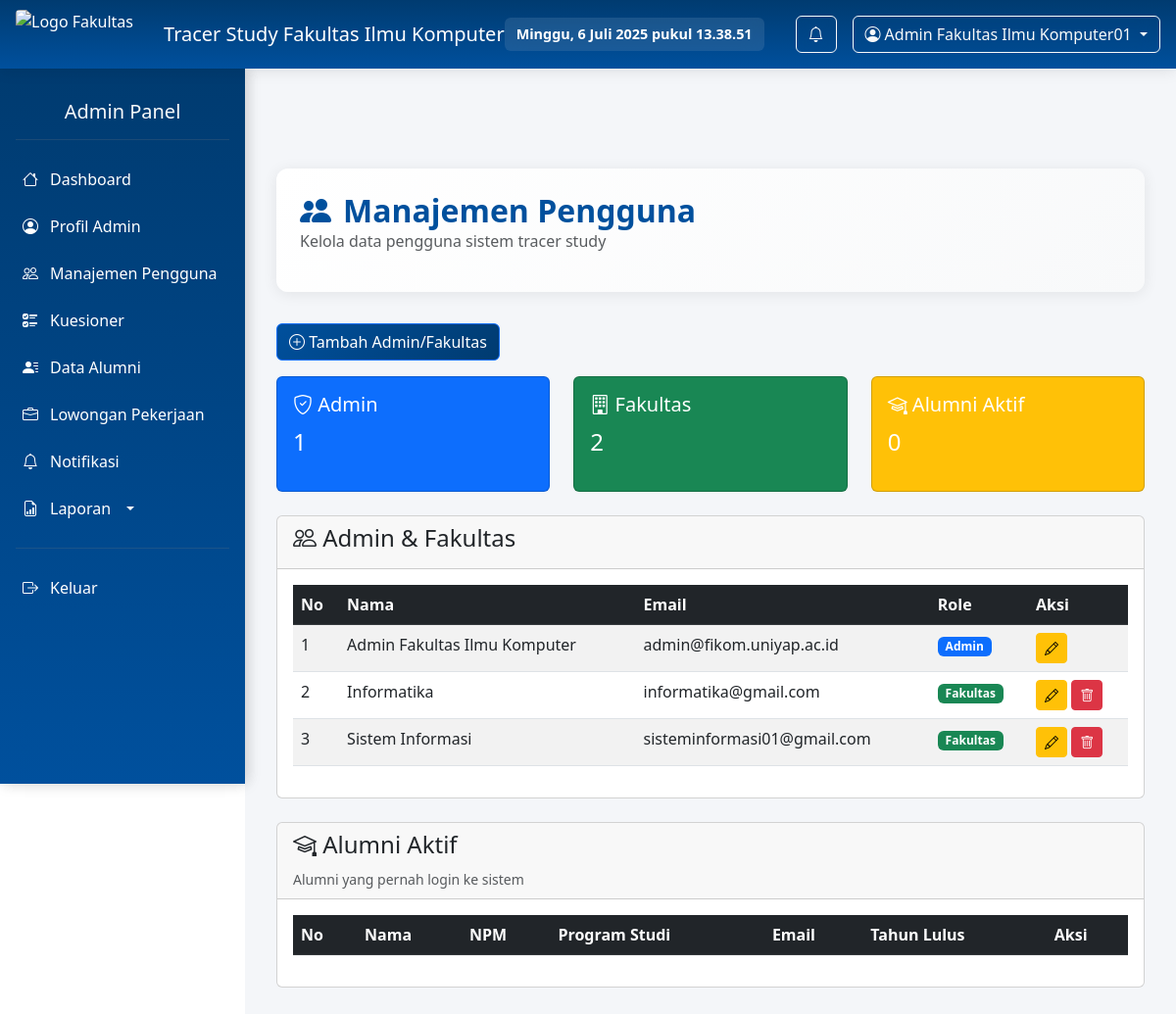
Page /manajemen-pengguna.php (signed in) on the committed database.
### tables this page shows
CREATE TABLE `user` (
  `id` int(11) NOT NULL,
  `nama` varchar(50) NOT NULL,
  `email` varchar(255) NOT NULL,
  `password` varchar(255) NOT NULL,
  `role` enum('admin','fakultas','alumni') NOT NULL,
  `status_akun` enum('active','inactive') DEFAULT 'inactive',
  `last_login` datetime DEFAULT NULL,
  `created_at` timestamp NOT NULL DEFAULT current_timestamp()
);

### manajemen-pengguna.php (the view, shortened to what this page needs)
<?php
include 'koneksi.php';
function getAllUsers($conn) {
    $data = [];
    $resUser = mysqli_query($conn, "SELECT id, nama, email, role FROM user WHERE role IN ('admin', 'fakultas')");
    if ($resUser) {
        while ($row = mysqli_fetch_assoc($resUser)) {
            $data[] = $row;
        }
    }
$resAlumni = mysqli_query($conn, "SELECT id, nama_lengkap AS nama, email, 'alumni' AS role,
                                 program_studi, npm, tahun_masuk, tahun_lulus, last_login
                                 FROM alumni WHERE last_login IS NOT NULL");
    return $data;
}
$users = getAllUsers($conn);
$jumlahAdmin = count(array_filter($users, function($u) { return $u['role'] === 'admin'; }));
$jumlahFakultas = count(array_filter($users, function($u) { return $u['role'] === 'fakultas'; }));
$jumlahAlumni = count(array_filter($users, function($u) { return $u['role'] === 'alumni'; }));
?>
<!DOCTYPE html>
<html lang="id">
<head>
     <link href="styless.css?v=1.0" rel="stylesheet" />
    <link href="https://cdn.jsdelivr.net/npm/bootstrap@5.3.0/dist/css/bootstrap.min.css" rel="stylesheet">
    <link href="https://cdn.jsdelivr.net/npm/bootstrap-icons@1.10.5/font/bootstrap-icons.css" rel="stylesheet">
</head>
<body>
<?php include 'header.php'; ?>
    <nav class="sidebar">
        <?php include 'sidebar.php'; ?>
    </nav>
    <main>
        <div class="page-header fade-in-up">
            <h2><i class="bi bi-people-fill"></i> Manajemen Pengguna</h2>
            <p class="text-muted">Kelola data pengguna sistem tracer study</p>
        </div>
        <button class="btn btn-primary mb-3" onclick="showForm()">
            <i class="bi bi-plus-circle"></i> Tambah Admin/Fakultas
        </button>
        <div class="row mb-4">
            <div class="col-md-4">
                <div class="card text-white bg-primary">
                    <div class="card-body">
                        <h5><i class="bi bi-shield-check"></i> Admin</h5>
                        <p class="fs-4"><?= $jumlahAdmin ?></p>
                    </div>
                </div>
            </div>
            <div class="col-md-4">
                <div class="card text-white bg-success">
                    <div class="card-body">
                        <h5><i class="bi bi-building"></i> Fakultas</h5>
                        <p class="fs-4"><?= $jumlahFakultas ?></p>
                    </div>
                </div>
            </div>
            <div class="col-md-4">
                <div class="card text-white bg-warning">
                    <div class="card-body">
                        <h5><i class="bi bi-mortarboard"></i> Alumni Aktif</h5>
                        <p class="fs-4"><?= $jumlahAlumni ?></p>
                    </div>
                </div>
            </div>
        </div>
        <div class="card mb-4">
            <div class="card-header">
                <h4><i class="bi bi-people"></i> Admin & Fakultas</h4>
            </div>
            <div class="card-body">
                <div class="table-responsive">
                    <table class="table table-striped">
                        <thead class="table-dark">
                            <tr>
                                <th>No</th>
                                <th>Nama</th>
                                <th>Email</th>
                                <th>Role</th>
                                <th>Aksi</th>
                            </tr>
                        </thead>
                        <tbody>
                            <?php $no = 1; foreach ($users as $u): ?>
                                <?php if ($u['role'] === 'admin' || $u['role'] === 'fakultas'): ?>
                                    <tr>
                                        <td><?= $no++ ?></td>
                                        <td><?= htmlspecialchars($u['nama']) ?></td>
                                        <td><?= htmlspecialchars($u['email']) ?></td>
                                        <td>
                                            <span class="badge bg-<?= $u['role'] === 'admin' ? 'primary' : 'success' ?>">
                                                <?= ucfirst($u['role']) ?>
                                            </span>
                                        </td>
                                        <td>
                                            <button class="btn btn-sm btn-warning" onclick='editForm(<?= json_encode($u) ?>)'>
                                                <i class="bi bi-pencil"></i>
                                            </button>
                                            <?php if ($u['role'] !== 'admin' || $u['id'] != $_SESSION['id']): ?>
                                                <button class="btn btn-sm btn-danger" onclick='hapusUser(<?= $u["id"] ?>, "<?= $u["role"] ?>", "<?= htmlspecialchars($u["nama"]) ?>")'>
                                                    <i class="bi bi-trash"></i>
                                                </button>
                                            <?php endif; ?>
                                        </td>
                                    </tr>
                                <?php endif; ?>
                            <?php endforeach; ?>
                        </tbody>
                    </table>
                </div>
            </div>
        </div>
        <div class="card">
            <div class="card-header">
                <h4><i class="bi bi-mortarboard"></i> Alumni Aktif</h4>
                <small class="text-muted">Alumni yang pernah login ke sistem</small>
            </div>
            <div class="card-body">
                <div class="table-responsive">
                    <table class="table table-striped">
                        <thead class="table-dark">
                            <tr>
                                <th>No</th>
                                <th>Nama</th>
                                <th>NPM</th>
                                <th>Program Studi</th>
                                <th>Email</th>
                                <th>Tahun Lulus</th>
                                <th>Aksi</th>
                            </tr>
                        </thead>
                    </table>
                </div>
            </div>
        </div>
    </main>
</body>
</html>

### header.php (shortened to what this page needs)
<?php
require_once 'koneksi.php';
$nama = 'Pengguna';
$role = $_SESSION['role'] ?? null;
$id = $_SESSION['id'] ?? null;
if ($role && $id) {
    switch ($role) {
        case 'admin':
            $stmt = $conn->prepare("SELECT nama_admin AS nama FROM admin WHERE user_id = ?");
            break;
    }
    if ($stmt) {
        $stmt->bind_param("i", $id);
        $stmt->execute();
        $result = $stmt->get_result();
        if ($data = $result->fetch_assoc()) {
            $nama = $data['nama'];
        }
    }
}
?>
<header class="d-flex justify-content-between align-items-center p-3 bg-primary text-white">
    <div class="header-left d-flex align-items-center">
        <img src="images/logoYapis.png" alt="Logo Fakultas" style="height: 50px; margin-right: 15px;">
        <h5 class="mb-0">Tracer Study Fakultas Ilmu Komputer</h5>
    </div>
    <div class="header-right d-flex align-items-center gap-3">
        <div id="realtimeDateTime" class="me-3 small"></div>
        <div class="dropdown">
            <a class="btn btn-outline-light position-relative" href="notifikasi.php">
                <i class="bi bi-bell"></i>
            </a>
        </div>
        <div class="dropdown">
            <button class="btn btn-outline-light dropdown-toggle" type="button" data-bs-toggle="dropdown" aria-expanded="false">
                <i class="bi bi-person-circle me-1"></i><?= htmlspecialchars($nama) ?>
            </button>
        </div>
    </div>
</header>

### styless.css (style rules this page uses)
body { font-family: 'Segoe UI', Tahoma, Geneva, Verdana, sans-serif; margin: 0; padding: 0; background-color: #f8f9fa; transition: all 0.3s ease; }
header { position: sticky; top: 0; z-index: 1000; background: linear-gradient(180deg, #003B70, #00509D); color: #fff; padding: 0.75rem 1.5rem; display: flex; align-items: center; justify-content: space-between; box-shadow: 0 2px 15px rgba(0,0,0,0.1); height: 70px; box-sizing: border-box; }
.header-left { display: flex; align-items: center; gap: 1rem; }
.header-right { display: flex; align-items: center; gap: 1rem; }
header img { height: 45px; border-radius: 4px; }
#realtimeDateTime { font-weight: 600; font-size: 0.9rem; background: rgba(255,255,255,0.1); padding: 0.375rem 0.75rem; border-radius: 6px; backdrop-filter: blur(10px); }
.sidebar { background: linear-gradient(180deg, #003B70, #00509D); color: white; min-height: calc(100vh - 70px); width: 250px; position: fixed; top: 70px; left: 0; overflow-y: auto; padding-top: 1rem; box-shadow: 2px 0 15px rgba(0,0,0,0.1); z-index: 999; }
main { margin-top: 0; margin-left: 250px; padding: 2rem; min-height: calc(100vh - 70px); background-color: #f4f6f9; padding-top: calc(70px + 2rem); }
.page-header { background: linear-gradient(135deg, #fff, #f8f9fa); padding: 1.5rem; border-radius: 12px; box-shadow: 0 2px 15px rgba(0,0,0,0.08); margin-bottom: 2rem; }
.page-header h2 { color: #00509D; margin: 0; font-weight: 700; display: flex; align-items: center; gap: 12px; }
.btn { border-radius: 8px; padding: 0.5rem 1rem; font-weight: 500; transition: all 0.3s ease; border: none; cursor: pointer; display: inline-block; text-align: center; text-decoration: none; }
.btn-primary { background: linear-gradient(135deg, #00509D, #003B70); color: white; }
.btn-outline-light { border: 1px solid rgba(255,255,255,0.3); backdrop-filter: blur(10px); background: transparent; color: white; }
.fade-in-up { animation: fadeInUp 0.6s ease-out; }

### rows in the picture
user: nama "Admin Fakultas Ilmu Komputer", email "admin@fikom.uniyap.ac.id", role "Admin"
user: nama "Informatika", email "informatika@gmail.com", role "Fakultas"
user: nama "Sistem Informasi", email "sisteminformasi01@gmail.com", role "Fakultas"

### other values in the picture
$nama "Admin Fakultas Ilmu Komputer01"
$role "Admin"
$jumlahAdmin "1"
$jumlahFakultas "2"
$jumlahAlumni "0"
